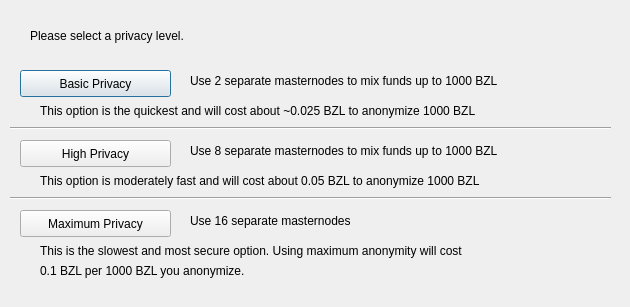
<?xml version="1.0" encoding="UTF-8"?>
<ui version="4.0">
 <class>DarksendConfig</class>
 <widget class="QDialog" name="DarksendConfig">
  <property name="geometry">
   <rect>
    <x>0</x>
    <y>0</y>
    <width>630</width>
    <height>307</height>
   </rect>
  </property>
  <property name="windowTitle">
   <string>Configure Darksend</string>
  </property>
  <widget class="QPushButton" name="buttonBasic">
   <property name="geometry">
    <rect>
     <x>20</x>
     <y>70</y>
     <width>151</width>
     <height>27</height>
    </rect>
   </property>
   <property name="text">
    <string>Basic Privacy</string>
   </property>
  </widget>
  <widget class="QPushButton" name="buttonHigh">
   <property name="geometry">
    <rect>
     <x>20</x>
     <y>140</y>
     <width>151</width>
     <height>27</height>
    </rect>
   </property>
   <property name="text">
    <string>High Privacy</string>
   </property>
  </widget>
  <widget class="QPushButton" name="buttonMax">
   <property name="geometry">
    <rect>
     <x>20</x>
     <y>210</y>
     <width>151</width>
     <height>27</height>
    </rect>
   </property>
   <property name="text">
    <string>Maximum Privacy</string>
   </property>
  </widget>
  <widget class="QLabel" name="label">
   <property name="geometry">
    <rect>
     <x>30</x>
     <y>20</y>
     <width>571</width>
     <height>31</height>
    </rect>
   </property>
   <property name="text">
    <string>Please select a privacy level.</string>
   </property>
  </widget>
  <widget class="QLabel" name="label_2">
   <property name="geometry">
    <rect>
     <x>190</x>
     <y>70</y>
     <width>421</width>
     <height>21</height>
    </rect>
   </property>
   <property name="text">
    <string>Use 2 separate masternodes to mix funds up to 1000 BZL</string>
   </property>
  </widget>
  <widget class="QLabel" name="label_3">
   <property name="geometry">
    <rect>
     <x>190</x>
     <y>140</y>
     <width>411</width>
     <height>21</height>
    </rect>
   </property>
   <property name="text">
    <string>Use 8 separate masternodes to mix funds up to 1000 BZL</string>
   </property>
  </widget>
  <widget class="QLabel" name="label_4">
   <property name="geometry">
    <rect>
     <x>190</x>
     <y>210</y>
     <width>421</width>
     <height>21</height>
    </rect>
   </property>
   <property name="text">
    <string>Use 16 separate masternodes</string>
   </property>
  </widget>
  <widget class="QLabel" name="label_6">
   <property name="geometry">
    <rect>
     <x>40</x>
     <y>100</y>
     <width>561</width>
     <height>21</height>
    </rect>
   </property>
   <property name="text">
    <string>This option is the quickest and will cost about ~0.025 BZL to anonymize 1000 BZL</string>
   </property>
  </widget>
  <widget class="QLabel" name="label_7">
   <property name="geometry">
    <rect>
     <x>40</x>
     <y>170</y>
     <width>561</width>
     <height>21</height>
    </rect>
   </property>
   <property name="text">
    <string>This option is moderately fast and will cost about 0.05 BZL to anonymize 1000 BZL</string>
   </property>
  </widget>
  <widget class="QLabel" name="label_8">
   <property name="geometry">
    <rect>
     <x>40</x>
     <y>240</y>
     <width>561</width>
     <height>21</height>
    </rect>
   </property>
   <property name="text">
    <string>This is the slowest and most secure option. Using maximum anonymity will cost</string>
   </property>
  </widget>
  <widget class="QLabel" name="label_9">
   <property name="geometry">
    <rect>
     <x>40</x>
     <y>260</y>
     <width>561</width>
     <height>21</height>
    </rect>
   </property>
   <property name="text">
    <string>0.1 BZL per 1000 BZL you anonymize.</string>
   </property>
  </widget>
  <widget class="Line" name="line">
   <property name="geometry">
    <rect>
     <x>10</x>
     <y>120</y>
     <width>601</width>
     <height>16</height>
    </rect>
   </property>
   <property name="orientation">
    <enum>Qt::Horizontal</enum>
   </property>
  </widget>
  <widget class="Line" name="line_2">
   <property name="geometry">
    <rect>
     <x>10</x>
     <y>190</y>
     <width>601</width>
     <height>16</height>
    </rect>
   </property>
   <property name="orientation">
    <enum>Qt::Horizontal</enum>
   </property>
  </widget>
 </widget>
 <resources/>
 <connections/>
</ui>
